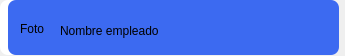
<?xml version="1.0" encoding="UTF-8"?>
<ui version="4.0">
 <class>TarjetaEmpleado</class>
 <widget class="QWidget" name="TarjetaEmpleado">
  <property name="geometry">
   <rect>
    <x>0</x>
    <y>0</y>
    <width>345</width>
    <height>56</height>
   </rect>
  </property>
  <property name="windowTitle">
   <string>Form</string>
  </property>
  <widget class="QLabel" name="label">
   <property name="geometry">
    <rect>
     <x>0</x>
     <y>0</y>
     <width>339</width>
     <height>55</height>
    </rect>
   </property>
   <property name="styleSheet">
    <string notr="true">border: 0px;
border-radius: 8px;
background: #FFF;</string>
   </property>
   <property name="text">
    <string/>
   </property>
  </widget>
  <widget class="QLabel" name="label_2">
   <property name="geometry">
    <rect>
     <x>20</x>
     <y>10</y>
     <width>37</width>
     <height>37</height>
    </rect>
   </property>
   <property name="text">
    <string>Foto</string>
   </property>
  </widget>
  <widget class="QLabel" name="nombre">
   <property name="geometry">
    <rect>
     <x>60</x>
     <y>10</y>
     <width>271</width>
     <height>41</height>
    </rect>
   </property>
   <property name="text">
    <string>Nombre empleado</string>
   </property>
  </widget>
  <widget class="QLabel" name="seleccionar">
   <property name="geometry">
    <rect>
     <x>8</x>
     <y>0</y>
     <width>331</width>
     <height>55</height>
    </rect>
   </property>
   <property name="styleSheet">
    <string notr="true">border: 0px;
border-radius: 8px;
background:#3C6AF1;;</string>
   </property>
   <property name="text">
    <string/>
   </property>
  </widget>
  <widget class="QLabel" name="label_3">
   <property name="geometry">
    <rect>
     <x>60</x>
     <y>10</y>
     <width>261</width>
     <height>41</height>
    </rect>
   </property>
   <property name="text">
    <string/>
   </property>
  </widget>
  <zorder>label</zorder>
  <zorder>seleccionar</zorder>
  <zorder>label_2</zorder>
  <zorder>nombre</zorder>
  <zorder>label_3</zorder>
 </widget>
 <resources/>
 <connections/>
</ui>
